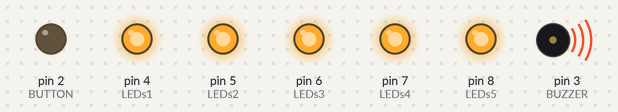
Recording of a sketch running on a simulated Arduino Uno, built with avr-gcc and run on an emulated ATmega328P. Parts: output pins drawn as LEDs (lit = HIGH), buzzer (waves = sounding, pin HIGH).

Above: at 0.5 s.
At 3.5 s:
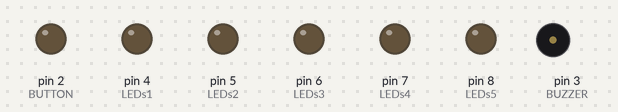
Timing chart, 0 to 4.6 s (numbered marks = the images above):
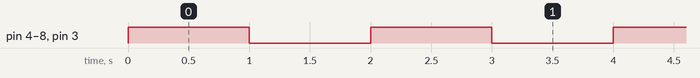

The sketch:

sketch_oct07a.ino
```cpp
// C++ code
//
const int LEDs1 = 4;
const int LEDs2 = 5;
const int LEDs3 = 6;
const int LEDs4 = 7;
const int LEDs5 = 8;
const int BUZZER = 3;
const int BUTTON = 2;
bool btnState = false;
//const int SENSOR = 'AO';


void setup()
{
  pinMode(LEDs1, OUTPUT);
  pinMode(LEDs2, OUTPUT);
  pinMode(LEDs3, OUTPUT);
  pinMode(LEDs4, OUTPUT);
  pinMode(LEDs5, OUTPUT);
  pinMode(BUZZER, OUTPUT);
  pinMode(BUTTON, OUTPUT);
}

void loop()
{
btnState = digitalRead(BUTTON);

  digitalWrite(LEDs1, HIGH);
  digitalWrite(LEDs2, HIGH);
  digitalWrite(LEDs3, HIGH);
  digitalWrite(LEDs4, HIGH);
  digitalWrite(LEDs5, HIGH);

  if(BUTTON){
    digitalWrite(BUZZER, HIGH);
  }else{
    digitalWrite(BUZZER, LOW);
  }

  delay(1000); // Wait for 1000 millisecond(s)
  digitalWrite(LEDs1, LOW);
  digitalWrite(LEDs2, LOW);
  digitalWrite(LEDs3, LOW);
  digitalWrite(LEDs4, LOW);
  digitalWrite(LEDs5, LOW);

  if(BUTTON){
    digitalWrite(BUZZER, LOW);
  }else{
    digitalWrite(BUZZER, HIGH);
  }
  delay(1000); // Wait for 1000 millisecond(s)
}
```

Measured:
- by itself, pin 4 (LEDs1), pin 5 (LEDs2), pin 6 (LEDs3), pin 7 (LEDs4), pin 8 (LEDs5), pin 3 (BUZZER): alternates HIGH for 1.0 s and LOW for 1.0 s
